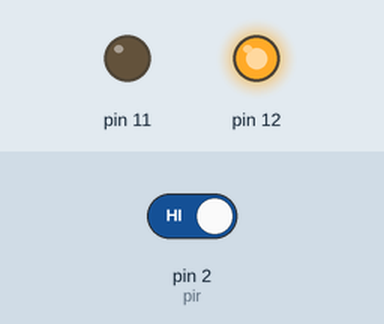
The sketch below on a simulated Arduino Uno, built with avr-gcc and run on an emulated ATmega328P. Parts: output pins drawn as LEDs (lit = HIGH). The inputs (shaded band) are chosen by the test bench; at power-on: pin 2 (pir) HIGH.

Above: at 1.2 s.
1.3 s: pin 2 (pir) driven LOW
At 2.5 s:
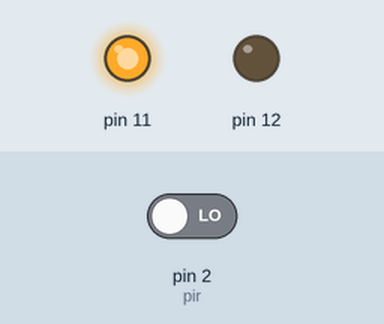
2.8 s: pin 2 (pir) driven HIGH
At 3.7 s:
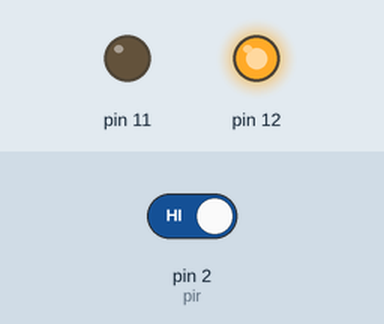
Timing chart, 0 to 5.8 s (numbered marks = the images above; inputs shaded):
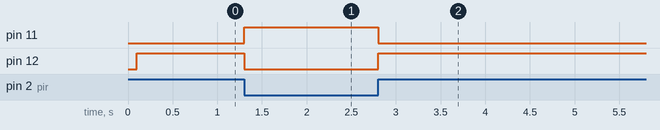

Measured:
- after the input at 1.3 s, pin 11: LOW → HIGH at once; pin 12: HIGH → LOW at once
- after the input at 2.8 s, pin 11: HIGH → LOW at once; pin 12: LOW → HIGH at once

The sketch:

IR_Sensor_To_LED.ino
```cpp
int detect = 12;
int nodetect = 11;
int pir = 2;

void setup()  {
 pinMode(pir,INPUT);
 pinMode(11,OUTPUT);
 pinMode(12,OUTPUT);
}
void loop()  {
 while(1)  {
   delay(100);
   if(digitalRead(2)==LOW)  {
     digitalWrite(11,HIGH);
   }
   else  {
     digitalWrite(11,LOW);
   }
   if(digitalRead(2)==HIGH)  {
     digitalWrite(12,HIGH);
   }
   else  {
     digitalWrite(12,LOW);
   }
 }

}
```
